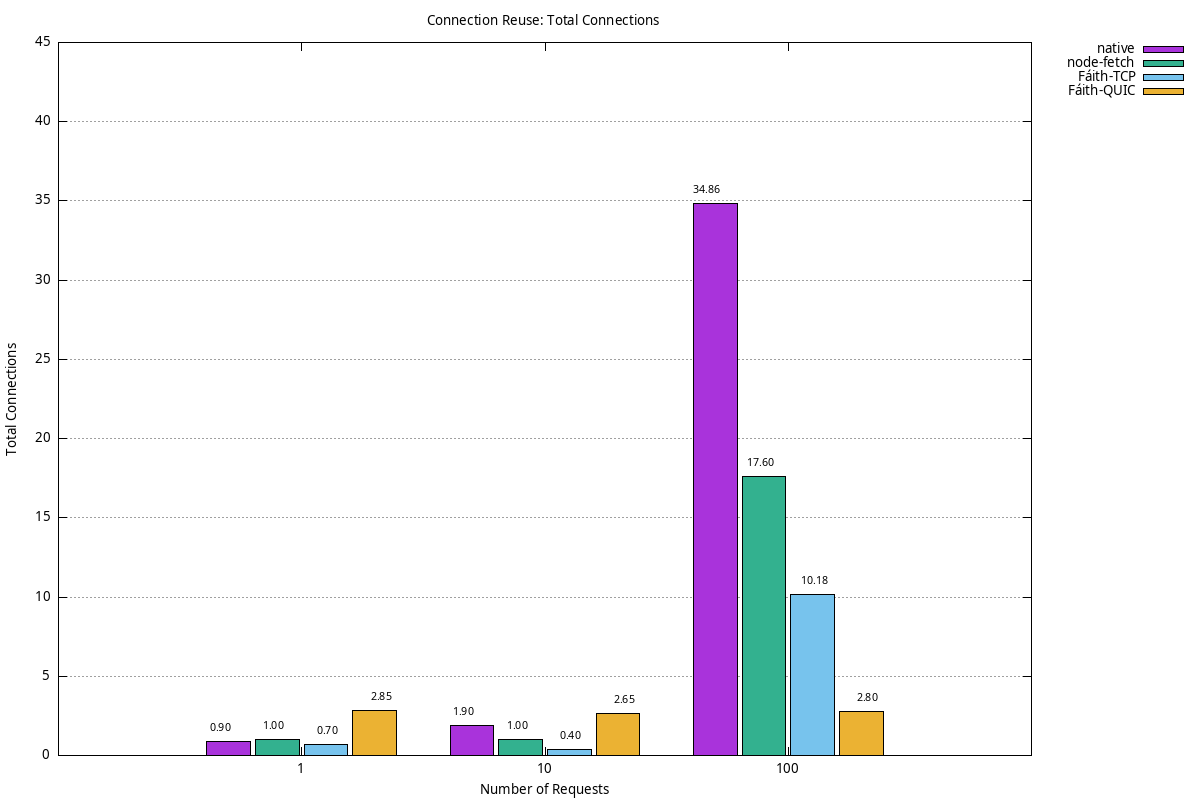

Recreate this plot in gnuplot.
set terminal png size 1200,800 font "sans,10" enhanced
set output 'charts/connections_per_request.png'
set title 'Connection Reuse: Total Connections (lower is better)'
set xlabel 'Number of Requests'
set ylabel 'Total Connections'
set grid ytics
set key outside right top
set style data histograms
set style histogram clustered gap 1
set style fill solid 0.8 border -1
set boxwidth 0.9
set offset 0,0,graph 0.15,0
set xtics ("1" 0, "10" 1, "100" 2)


plot 'charts/connections_per_request_data.txt' using 2:xtic(1) title 'native', \
     '' using 3 title 'node-fetch', \
     '' using 4 title 'Fáith-TCP', \
     '' using 5 title 'Fáith-QUIC', \
     '' using ($0-0.33):2:(sprintf("%.2f",$2)) with labels center offset 0,1 font ",8" notitle, \
     '' using ($0-0.11):3:(sprintf("%.2f",$3)) with labels center offset 0,1 font ",8" notitle, \
     '' using ($0+0.11):4:(sprintf("%.2f",$4)) with labels center offset 0,1 font ",8" notitle, \
     '' using ($0+0.33):5:(sprintf("%.2f",$5)) with labels center offset 0,1 font ",8" notitle
